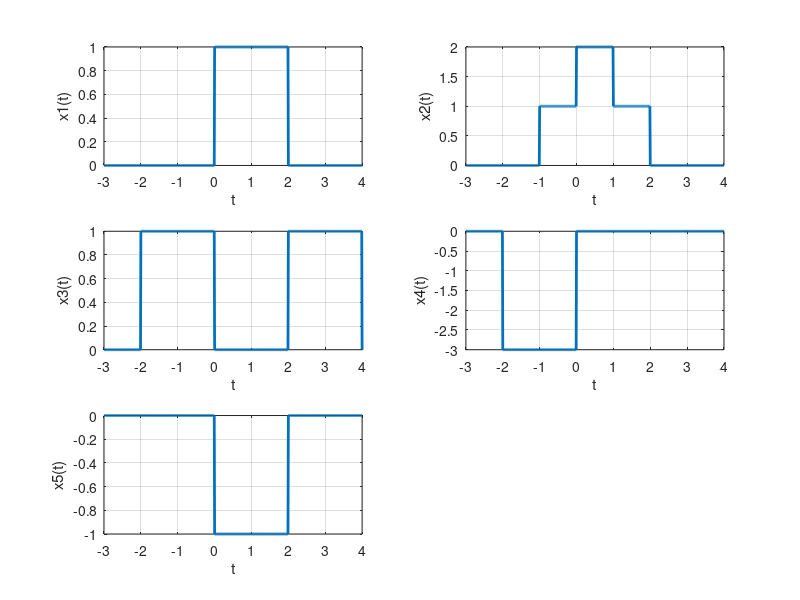
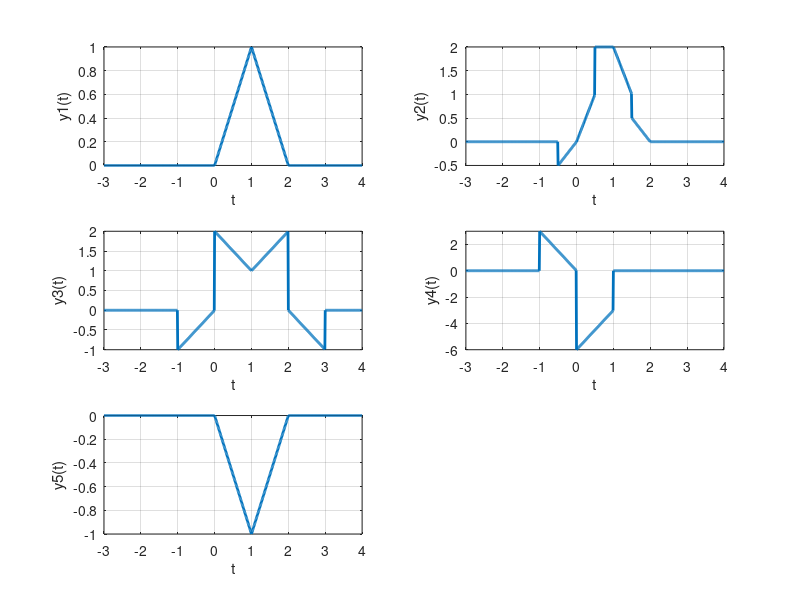
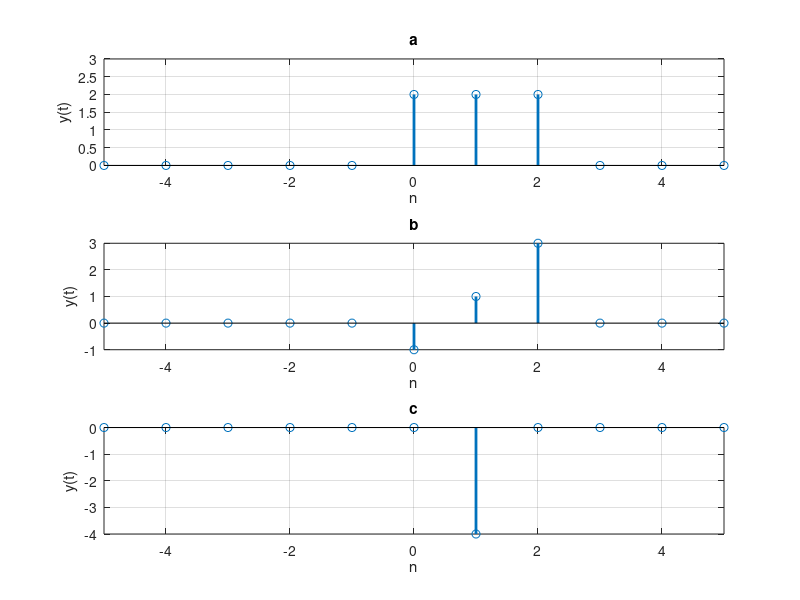
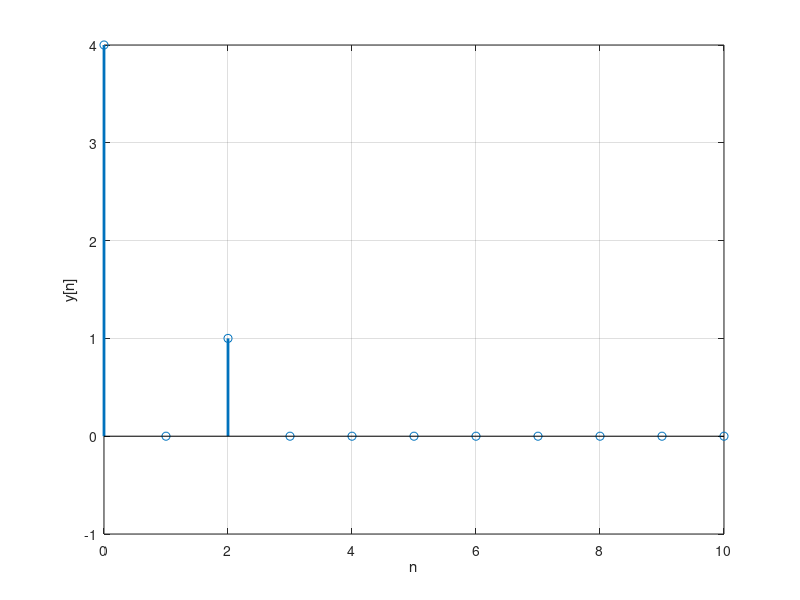

These figures' MATLAB source, in order:
clc
clear all
close all

%% Exercitiul 1
% x1,x2,x3,x4,x5
t = -3:0.01:4;
u = @(t)(t>=0);
x1 = @(u,t)(u(t) - u(t-2));
x2 = @(u,t)(x1(u,t) + x1(u,t+1));
x3 = @(u,t)(x1(u,t-2) + x1(u,t+2));
x4 = @(u,t)(-3*x1(u,t+2));
x5 = @(u,t)(-x1(u,t));

figure(1)
subplot(3,2,1);
plot(t,x1(u,t),'LineWidth',2); grid; axis([-3 4 0 1]); xlabel('t'); ylabel('x1(t)');
subplot(3,2,2);
plot(t,x2(u,t),'LineWidth',2); grid; axis([-3 4 0 2]); xlabel('t'); ylabel('x2(t)');
subplot(3,2,3);
plot(t,x3(u,t),'LineWidth',2); grid; axis([-3 4 0 1]); xlabel('t'); ylabel('x3(t)');
subplot(3,2,4);
plot(t,x4(u,t),'LineWidth',2); grid; axis([-3 4 -3 0]); xlabel('t'); ylabel('x4(t)');
subplot(3,2,5);
plot(t,x5(u,t),'LineWidth',2); grid; axis([-3 4 -1 0]); xlabel('t'); ylabel('x5(t)');

% y1,y2,y3,y4,y5
y1 = @(u,t)(t.*x1(u,2*t) - (t-2).*x1(u,2*t-2));
y2 = @(u,t)(t.*x2(u,2*t) - (t-2).*x2(u,2*t-2));
y3 = @(u,t)(t.*x3(u,2*t) - (t-2).*x3(u,2*t-2));
y4 = @(u,t)(t.*x4(u,2*t) - (t-2).*x4(u,2*t-2));
y5 = @(u,t)(t.*x5(u,2*t) - (t-2).*x5(u,2*t-2));

figure(2)
subplot(3,2,1);
plot(t,y1(u,t),'LineWidth',2); grid; axis([-3 4 0 1]); xlabel('t'); ylabel('y1(t)');
subplot(3,2,2);
plot(t,y2(u,t),'LineWidth',2); grid; axis([-3 4 -0.5 2]); xlabel('t'); ylabel('y2(t)');
subplot(3,2,3);
plot(t,y3(u,t),'LineWidth',2); grid; axis([-3 4 -1 2]); xlabel('t'); ylabel('y3(t)');
subplot(3,2,4);
plot(t,y4(u,t),'LineWidth',2); grid; axis([-3 4 -6 3]); xlabel('t'); ylabel('y4(t)');
subplot(3,2,5);
plot(t,y5(u,t),'LineWidth',2); grid; axis([-3 4 -1 0]); xlabel('t'); ylabel('y5(t)');

%% Exercitiul 2
% a
% b
% c
% d

n = -5:1:5;
u = @(t)(t>=0);
x = @(u,n)(u(n) - u(n-3));

y_a = @(u,n)(2*x(u,n));
y_b = @(u,n)(x(u,n).*(2*n-1));
y_c = @(u,n)(x(u,n).*(-2+2*(-1).^n));

figure(3)
subplot(3,1,1);
stem(n,y_a(u,n),'LineWidth',2); grid; axis([-5 5 0 3]); xlabel('n'); ylabel('y(t)'); title('a');
subplot(3,1,2);
stem(n,y_b(u,n),'LineWidth',2); grid; axis([-5 5 -1 3]); xlabel('n'); ylabel('y(t)'); title('b');
subplot(3,1,3);
stem(n,y_c(u,n),'LineWidth',2); grid; axis([-5 5 -4 0]); xlabel('n'); ylabel('y(t)'); title('c');

%% Exercitiul 3
% a
% b
% c

n = 0:1:10;

u = @(t)(t==0);
x = @(u,n)(4*u(n));
y = zeros(size(n));

for i = 1:length(n)

    if mod(n(i),2) == 0
        y(i) = x(u,n(i))+1/2 * x(u,n(i)-1) + 1/4 * x(u,n(i)-2);
    else y(i) = 0;
    end

end

figure(4)
stem(n,y,'LineWidth',2); grid; axis([0 10 -1 4]); xlabel('n'); ylabel('y[n]');

%% Exercitiul 4

t = -5:0.01:5;
u = @(t)(t>=0);
x = @(u,t)(4*u(t) - 4*u(t-1));
y = @(u,t)((1-exp(-2*t)).*x(u,t));

figure(5)
plot(t,y(u,t),'LineWidth',2); grid; axis([-5 5 0 3.5]); xlabel('t'); ylabel('x(t)');

%% Exercitiul 5
